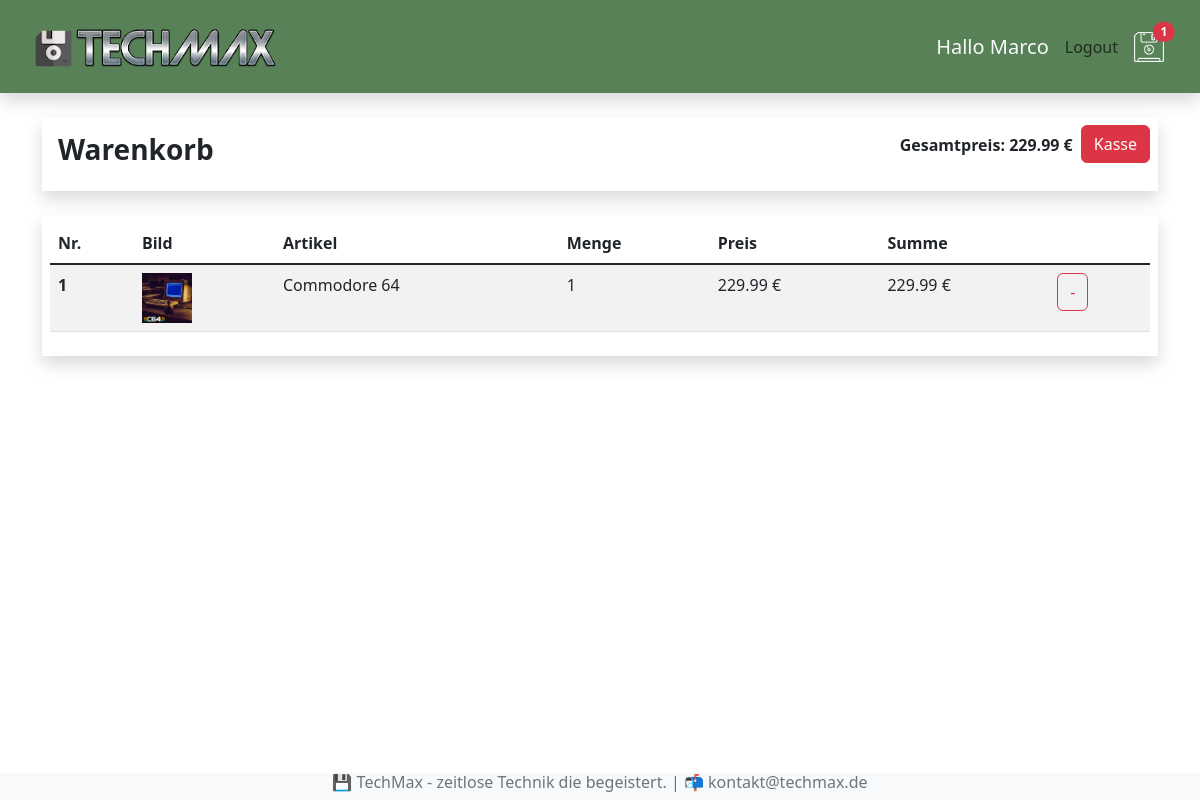
The app's page /warenkorb/ (signed in) with its own data.
### shop/models.py (models this page shows, shortened)
class Bestellung(models.Model):
    kunde = models.ForeignKey(Kunde, on_delete=models.SET_NULL, null=True, blank=True)
    bestelldatum = models.DateTimeField(auto_now_add=True)
    erledigt = models.BooleanField(default=False, null=True, blank=True)
    auftrags_id = models.CharField(max_length=200, null=True)
    @property
    def get_gesamtpreis(self):
        bestellteartikels = self.bestellteartikel_set.all()
        gesamtpreis = sum(artikel.get_summe for artikel in bestellteartikels)
        return gesamtpreis
    @property
    def get_gesamtmenge(self):
        bestellteartikels = self.bestellteartikel_set.all()
        gesamtmenge = sum(artikel.menge for artikel in bestellteartikels)
        return gesamtmenge

class BestellteArtikel(models.Model):
    artikel = models.ForeignKey(Artikel, on_delete=models.SET_NULL, null=True, blank=True)
    bestellung = models.ForeignKey(Bestellung, on_delete=models.SET_NULL, null=True, blank=True)
    menge = models.IntegerField(default=0, null=True, blank=True)
    datum = models.DateTimeField(auto_now_add=True)
    @property
    def get_summe(self):
        summe = self.artikel.preis * self.menge
        return summe

class Artikel(models.Model):
    name = models.CharField(max_length=200, null=True)
    beschreibung = models.TextField(null = True, blank=True)
    preis = models.DecimalField(max_digits=6, decimal_places=2)
    bild = models.ImageField(null=True, blank=True)

### shop/views.py (the view)
# urls.py: path('warenkorb/', views.warenkorb, name="warenkorb"),
def warenkorb(request):
    if request.user.is_authenticated:
        kunde = request.user.kunde
        bestellung, created = Bestellung.objects.get_or_create(kunde=kunde, erledigt=False)
        artikels = bestellung.bestellteartikel_set.all()
    else:
        cookieDaten = gastCookie(request)
        artikels = cookieDaten['artikels']
        bestellung = cookieDaten['bestellung']
    ctx = {"artikels":artikels, "bestellung":bestellung}
    return render(request, 'shop/warenkorb.html',ctx)

### shop/context_processors.py (called while the page is built, shortened)
def warenkorb_anzahl(request):
    if request.user.is_authenticated:
        kunde = request.user.kunde
        bestellung, created = Bestellung.objects.get_or_create(kunde=kunde, erledigt=False)
        if bestellung:
            menge = bestellung.get_gesamtmenge
        else:
            menge = 0
    return {'menge': menge}

### shop/templates/shop/warenkorb.html
{% extends 'shop/index.html' %}
{% load static %}
{% block content %}
  {% if artikels %}
    <div class="row mt-4">
        <div class="col-12">
            <div class="shadow p-2 mb-4">
                <div class="d-flex">
                    <h3 class="me-auto fw-bold p-2">Warenkorb</h3>
                    <p class="fw-bold p-2">Gesamtpreis: {{bestellung.get_gesamtpreis|floatformat:2}} €</p>
                   <p><a class="btn btn-danger" href="{% url 'kasse' %}">Kasse</a>
                   </p>
                </div>
            </div>
        </div>
        <div class="col-12">
            <div class="shadow p-2 mb-4">
                <table class="table table-striped table-hover">
                    <thead>
                      <tr>
                        <th scope="col">Nr.</th>
                        <th scope="col">Bild</th>
                        <th scope="col">Artikel</th>
                        <th scope="col">Menge</th>
                        <th scope="col">Preis</th>
                        <th scope="col">Summe</th>
                      </tr>
                    </thead>
                    <tbody class="table-group-divider">
                      {% for artikel in artikels %}
                      <tr>
                        <th scope="row">{{ forloop.counter }}</th>
                        <td><img src="{{artikel.artikel.bild.url}}" width="50" height="50"></td>
                        <td>{{artikel.artikel.name}}</td>
                        <td>{{artikel.menge}}</td>
                        <td>{{artikel.artikel.preis|floatformat:2}} €</td>
                        <td>{{artikel.get_summe|floatformat:2}} €</td>
                        <td>
                          <button data-artikel={{artikel.artikel.id}} data-action="entfernen" class="btn btn-outline-danger warenkorb-bestellen">-</button>
                        </td>
                      </tr>
                      {% endfor %}
                    </tbody>
                  </table>
            </div>
        </div>
    </div>
  {% else %}
  <h2>Dein Warenkorb ist leer!</h2>
  {% endif%}
{% endblock content %}

### shop/templates/shop/menu.html
{% load static %}
<nav class="navbar shadow sticky-top p-3 mb-4" style="background-color: #588157;">
    <div class="container-fluid">
      <a class="navbar-brand link-light" href="{% url 'shop' %}"><img src="{% static 'bilder/logo.png' %}" alt=""></a>
        <div class="navbar-nav">
            <div class="d-flex align-items-center">
          {% if request.user.is_authenticated %}
          <h5 class="text-light m-2">Hallo {{request.user|title}}</h5>
          <a class="nav-link btn btn-light p-2" href="{% url 'logout' %}">Logout</a>
          {% else %}
          <a class="nav-link btn btn-light p-2" href="{% url 'login' %}">Login</a>
          {% endif %}
          <a class="nav-link link-light p-2" href="{% url 'warenkorb' %}"><img src="{% static 'bilder/floppy.png' %}" alt="">
            {% if menge >= 1 %}
            <span class="badge rounded-pill bg-danger position-absolute top-25 start-25 translate-middle">{{menge}}</span>
            {% endif%}
          </a>
            </div>
        </div>
    </div>
  </nav>

### records on screen
Bestellung: get_gesamtpreis "229.99"
BestellteArtikel: artikel.bild (picture), artikel.name "Commodore 64", menge "1", artikel.preis "229.99", get_summe "229.99"

### other values on screen
{{ request.user|title }} "Marco"
{{ menge }} "1"
